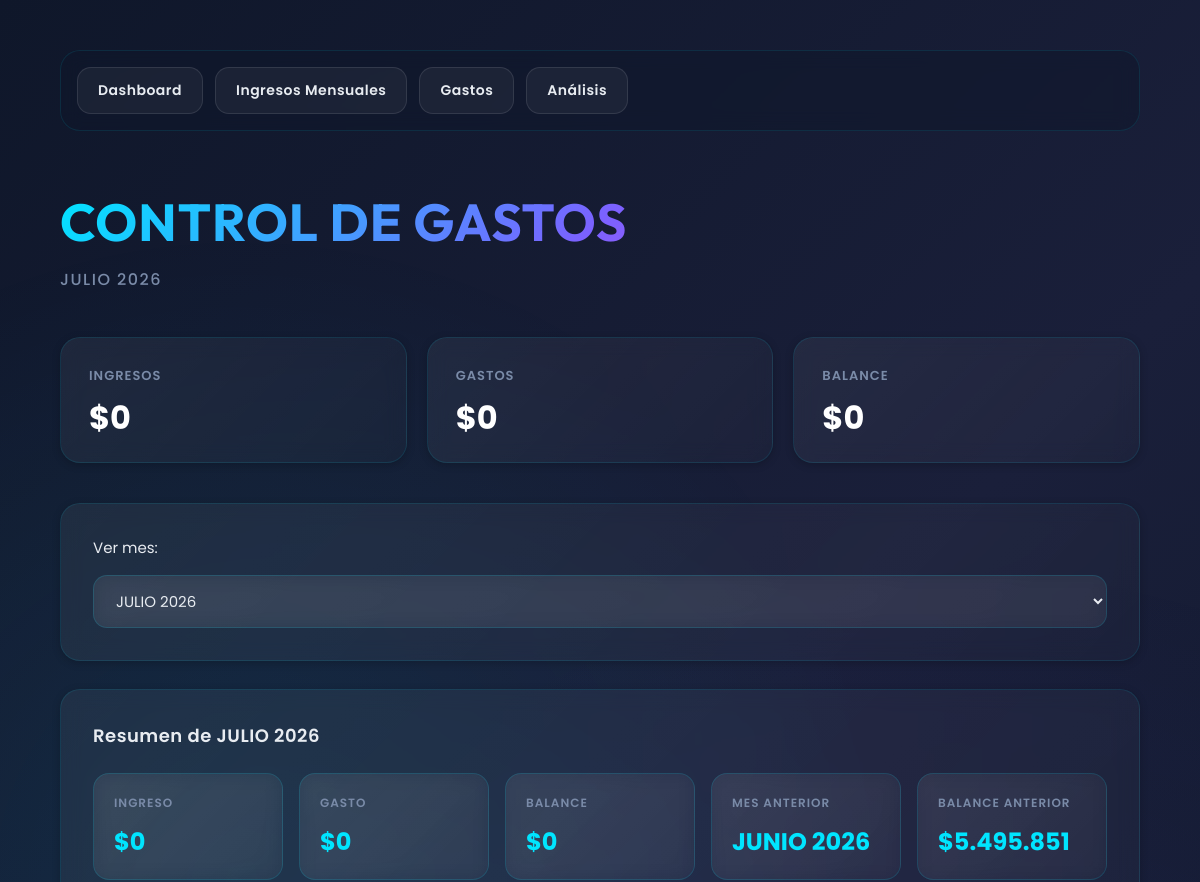
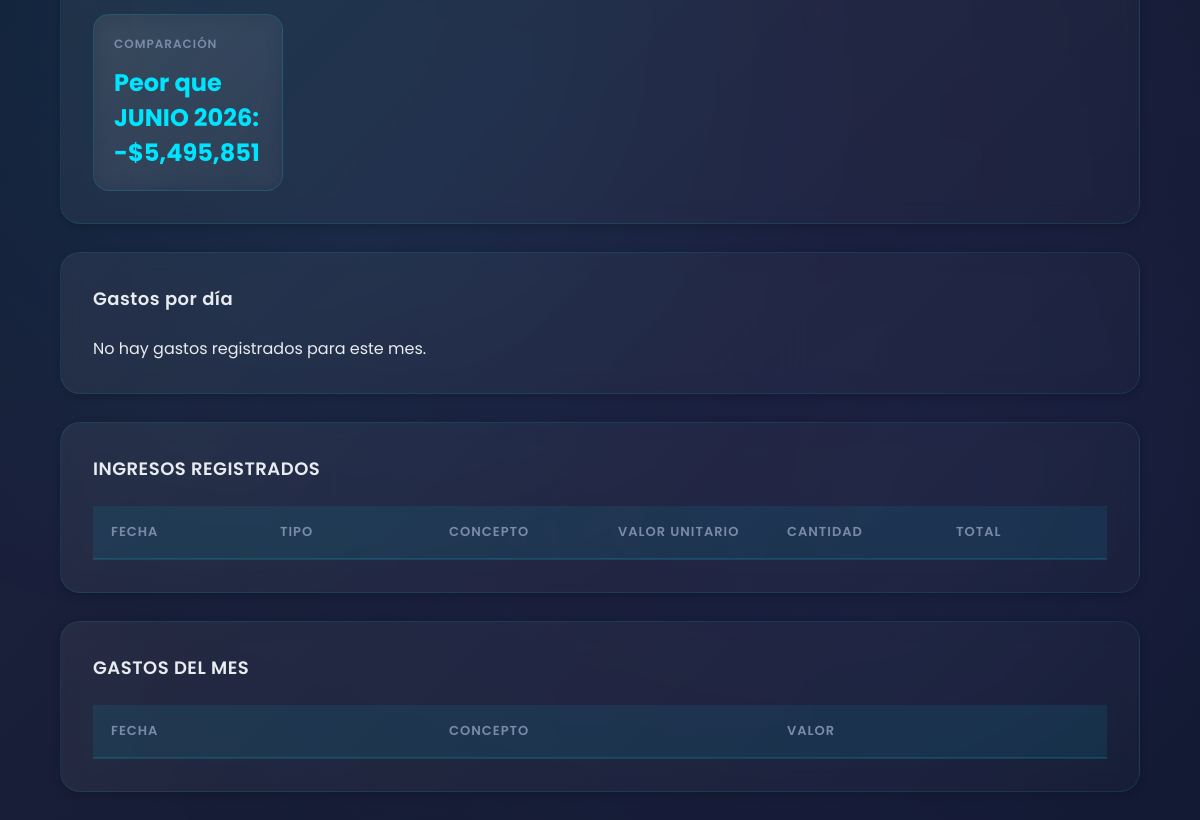
Before: / with the older database file (2 pictures, top to bottom).
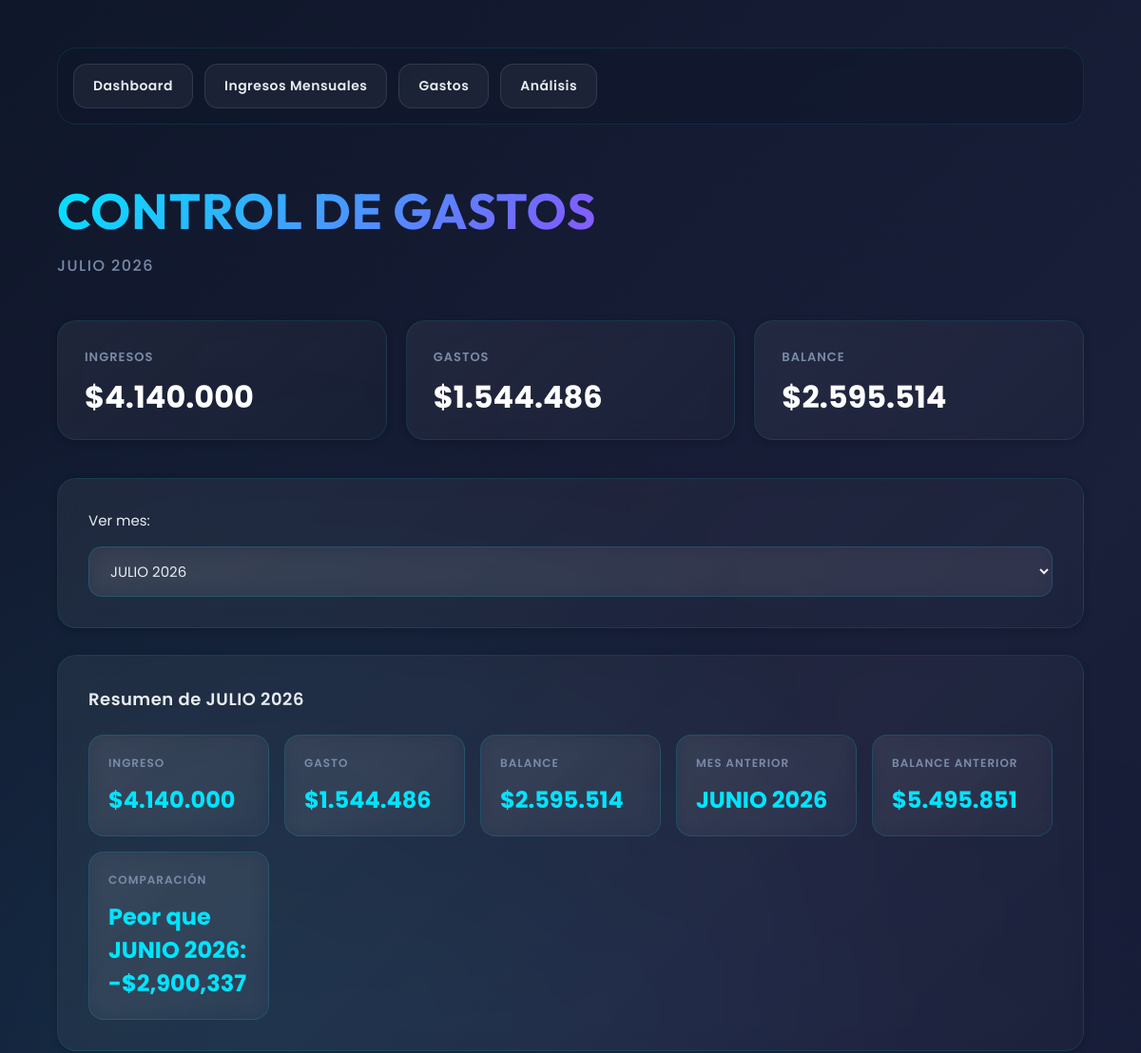
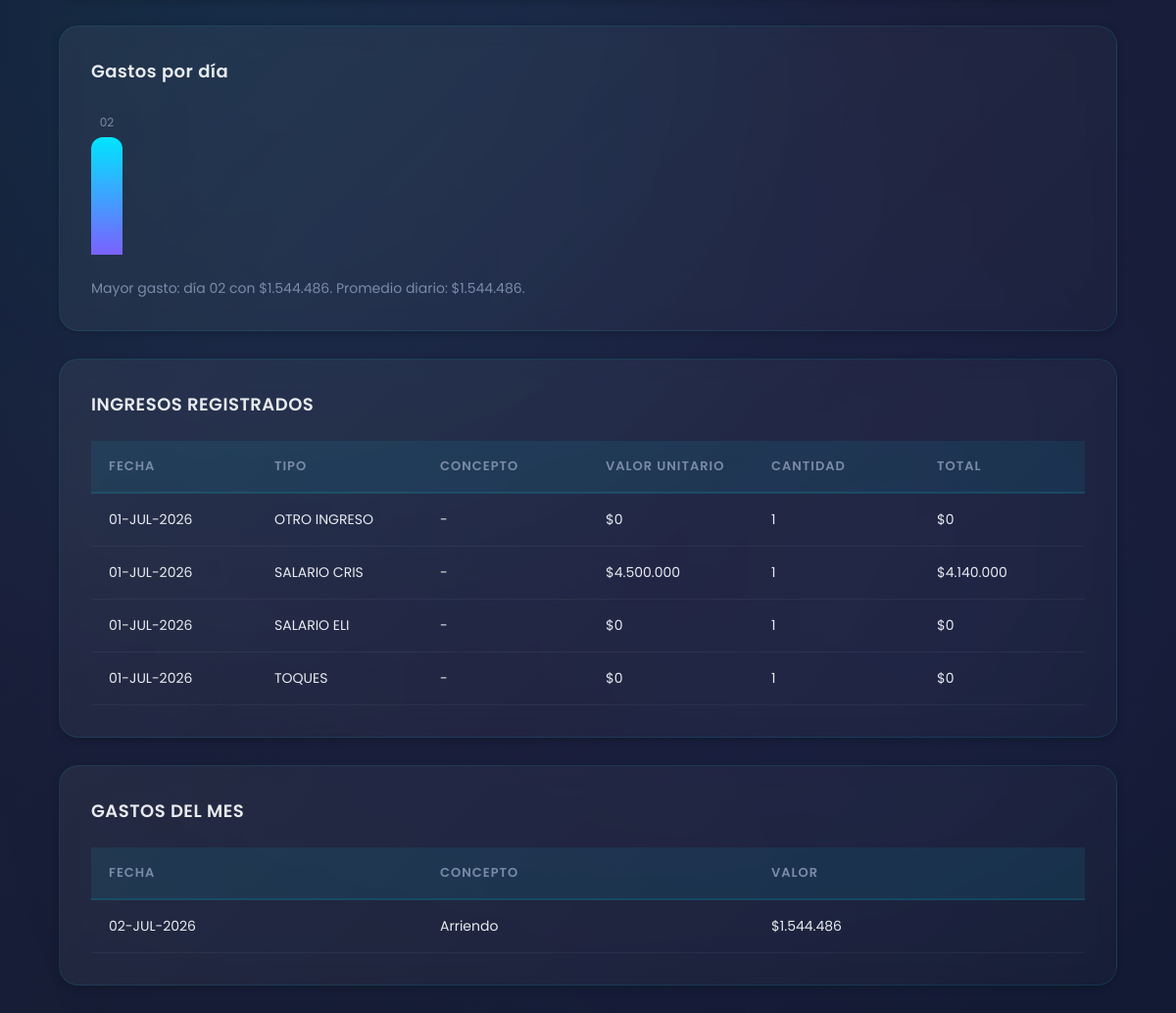
After: the same page with the newer database file (2 pictures, top to bottom).
### tables this page shows
CREATE TABLE ingresos (

        id INTEGER PRIMARY KEY AUTOINCREMENT,

        tipo_ingreso_id INTEGER,

        concepto_otro TEXT,

        valor_unitario REAL,

        cantidad INTEGER,

        total REAL,

        fecha TEXT, mes TEXT,

        FOREIGN KEY(tipo_ingreso_id)
        REFERENCES tipos_ingreso(id)
    );

CREATE TABLE tipos_ingreso (

        id INTEGER PRIMARY KEY AUTOINCREMENT,

        nombre TEXT UNIQUE NOT NULL,

        aplica_deduccion INTEGER NOT NULL,

        tipo_calculo TEXT NOT NULL,

        valor_unitario REAL DEFAULT 0
    );

CREATE TABLE gastos (

        id INTEGER PRIMARY KEY AUTOINCREMENT,

        concepto TEXT NOT NULL,

        valor REAL NOT NULL,

        fecha TEXT NOT NULL,

        mes TEXT NOT NULL
    );

### app.py (the view)
@app.route("/")
def index():
    conn = get_connection()
    cur = conn.cursor()
    requested_mes = request.args.get("mes")
    default_mes = format_mes_label(datetime.now())
    mes_actual = requested_mes or default_mes
    available_meses = set()
    for row in cur.execute("SELECT mes FROM gastos").fetchall():
        if row["mes"]:
            available_meses.add(row["mes"].strip())
    for row in cur.execute("SELECT mes FROM ingresos").fetchall():
        if row["mes"]:
            available_meses.add(row["mes"].strip())
    available_meses.add(default_mes)
    formatted_months = sorted(
        [m for m in available_meses if parse_mes_label(m)],
        key=lambda m: parse_mes_label(m),
        reverse=True
    )
    if not parse_mes_label(mes_actual):
        mes_actual = default_mes
    mes_anterior = get_previous_month_label(mes_actual)
    gastos = cur.execute("""
        SELECT *
        FROM gastos
        WHERE mes = ?
        ORDER BY fecha DESC
    """, (mes_actual,)).fetchall()
    ingresos = cur.execute("""
        SELECT
            ingresos.*,
            tipos_ingreso.nombre AS tipo_nombre,
            tipos_ingreso.tipo_calculo
        FROM ingresos
        INNER JOIN tipos_ingreso
        ON ingresos.tipo_ingreso_id = tipos_ingreso.id
        WHERE ingresos.mes = ?
        ORDER BY fecha DESC
    """, (mes_actual,)).fetchall()
    total_gastos = sum(g["valor"] for g in gastos)
    total_ingresos = sum(i["total"] for i in ingresos)
    balance = total_ingresos - total_gastos
    prev_totals = cur.execute("""
        SELECT
            SUM(total) AS ingresos,
            (SELECT SUM(valor) FROM gastos WHERE mes = ?) AS gastos
        FROM ingresos
        WHERE mes = ?
    """, (mes_anterior, mes_anterior)).fetchone()
    prev_ingresos = prev_totals["ingresos"] or 0
    prev_gastos = prev_totals["gastos"] or 0
    prev_balance = prev_ingresos - prev_gastos
    balance_diff = balance - prev_balance
    if mes_anterior:
        if balance_diff > 0:
            comparacion_text = f"Mejor que {mes_anterior}: +${balance_diff:,.0f}"
        elif balance_diff < 0:
            comparacion_text = f"Peor que {mes_anterior}: -${abs(balance_diff):,.0f}"
        else:
            comparacion_text = f"Igual al mes anterior {mes_anterior}."
    else:
        comparacion_text = "No hay comparación con mes anterior disponible."
    gastos_por_dia_rows = cur.execute("""
        SELECT fecha, SUM(valor) AS total
        FROM gastos
        WHERE mes = ?
        GROUP BY fecha
        ORDER BY fecha ASC
    """, (mes_actual,)).fetchall()
    gastos_por_dia = []
    max_total = max((row["total"] for row in gastos_por_dia_rows), default=0)
    for row in gastos_por_dia_rows:
        fecha_obj = datetime.strptime(row["fecha"], "%Y-%m-%d")
        day_label = fecha_obj.strftime("%d")
        altura = int((row["total"] / max_total) * 120) if max_total > 0 else 10
        gastos_por_dia.append({
            "day": day_label,
            "total": row["total"],
            "height": altura
        })
    mayor_dia_gasto = None
    if gastos_por_dia:
        mayor_dia_gasto = max(gastos_por_dia, key=lambda item: item["total"])
    dias_con_gasto = len(gastos_por_dia)
    gasto_promedio = total_gastos / dias_con_gasto if dias_con_gasto else 0
    tipos_ingreso = cur.execute("SELECT * FROM tipos_ingreso ORDER BY nombre").fetchall()
    conn.close()
    return render_template(
        "index.html",
        gastos=gastos,
        ingresos=ingresos,
        tipos_ingreso=tipos_ingreso,
        mes_actual=mes_actual,
        available_meses=formatted_months,
        total_gastos=total_gastos,
        total_ingresos=total_ingresos,
        balance=balance,
        mes_anterior=mes_anterior,
        prev_ingresos=prev_ingresos,
        prev_gastos=prev_gastos,
        prev_balance=prev_balance,
        comparacion_text=comparacion_text,
        gastos_por_dia=gastos_por_dia,
        mayor_dia_gasto=mayor_dia_gasto,
        gasto_promedio=gasto_promedio
    )

### app.py (called while the page is built)
def get_connection():
    conn = sqlite3.connect(DB)
    conn.row_factory = sqlite3.Row
    return conn

def parse_mes_label(mes_label):
    if not mes_label:
        return None
    parts = mes_label.strip().upper().split()
    if len(parts) != 2:
        return None
    name, year = parts
    month = SPANISH_MONTHS.get(name) or ENGLISH_MONTHS.get(name)
    if not month:
        return None
    try:
        return datetime(int(year), month, 1)
    except ValueError:
        return None

def format_mes_label(date_obj):
    return f"{MONTH_NAMES[date_obj.month]} {date_obj.year}"

def format_fecha_corta(date_obj):
    return f"{str(date_obj.day).zfill(2)}-{MONTH_ABBR[date_obj.month].upper()}-{date_obj.year}"

def format_pesos_colombianos(valor):
    return f"${valor:,.0f}".replace(",", ".")

def get_previous_month_label(mes_label):
    current = parse_mes_label(mes_label)
    if not current:
        return None
    prev = (current.replace(day=1) - timedelta(days=1)).replace(day=1)
    return format_mes_label(prev)

def format_fecha_filtro(value):
    if not value:
        return ''
    try:
        fecha_obj = datetime.strptime(value, "%Y-%m-%d")
        return format_fecha_corta(fecha_obj)
    except:
        return value

### templates/index.html (shortened to what this page needs)
<!DOCTYPE html>
<html lang="es">
<head>
    <link rel="stylesheet" href="{{ url_for('static', filename='style.css') }}">
</head>
<body>
<div class="container">
    <div class="topbar">
        <a href="/">Dashboard</a>
        <a href="/ingresos_mensuales">Ingresos Mensuales</a>
        <a href="/gastos">Gastos</a>
        <a href="/analisis">Análisis</a>
    </div>
    <h1>CONTROL DE GASTOS</h1>
    <h2>{{ mes_actual }}</h2>
    <div class="cards">
        <div class="card">
            <h3>INGRESOS</h3>
            <p>{{ total_ingresos|pesos }}</p>
        </div>
        <div class="card">
            <h3>GASTOS</h3>
            <p>{{ total_gastos|pesos }}</p>
        </div>
        <div class="card">
            <h3>BALANCE</h3>
            <p>{{ balance|pesos }}</p>
        </div>
    </div>
    <div class="box">
        <form method="GET" action="/">
            <label class="month-filter">
                <span>Ver mes:</span>
                <select name="mes" onchange="this.form.submit()">
                    {% for mes in available_meses %}
                    <option value="{{ mes }}" {% if mes == mes_actual %}selected{% endif %}>
                        {{ mes }}
                    </option>
                    {% endfor %}
                </select>
            </label>
        </form>
    </div>
    <div class="box">
        <h3>Resumen de {{ mes_actual }}</h3>
        <div class="stats-grid">
            <div class="stat-card">
                <strong>Ingreso</strong>
                <p>{{ total_ingresos|pesos }}</p>
            </div>
            <div class="stat-card">
                <strong>Gasto</strong>
                <p>{{ total_gastos|pesos }}</p>
            </div>
            <div class="stat-card">
                <strong>Balance</strong>
                <p>{{ balance|pesos }}</p>
            </div>
            <div class="stat-card">
                <strong>Mes anterior</strong>
                <p>{{ mes_anterior or 'N/A' }}</p>
            </div>
            <div class="stat-card">
                <strong>Balance anterior</strong>
                <p>{{ prev_balance|pesos }}</p>
            </div>
            <div class="stat-card">
                <strong>Comparación</strong>
                <p>{{ comparacion_text }}</p>
            </div>
        </div>
    </div>
    <div class="box">
        <h3>Gastos por día</h3>
        {% if gastos_por_dia %}
        <div class="chart-wrapper">
            {% for punto in gastos_por_dia %}
            <div class="chart-bar" style="height: {{ punto.height }}px;" title="Día {{ punto.day }}: {{ punto.total|pesos }}">
                <span>{{ punto.day }}</span>
            </div>
            {% endfor %}
        </div>
        <p class="chart-summary">
            Mayor gasto: día {{ mayor_dia_gasto.day }} con {{ mayor_dia_gasto.total|pesos }}.
            Promedio diario: {{ gasto_promedio|pesos }}.
        </p>
        {% else %}
        <p>No hay gastos registrados para este mes.</p>
        {% endif %}
    </div>
    <div class="box">
        <h3>INGRESOS REGISTRADOS</h3>
        <table class="table-6col">
            <thead>
                <tr>
                    <th>Fecha</th>
                    <th>Tipo</th>
                    <th>Concepto</th>
                    <th>Valor Unitario</th>
                    <th>Cantidad</th>
                    <th>Total</th>
                </tr>
            </thead>
            <tbody>
                {% for ingreso in ingresos %}
                <tr>
                    <td>{{ ingreso.fecha|fecha_corta }}</td>
                    <td>{{ ingreso.tipo_nombre }}</td>
                    <td>
                        {% if ingreso.concepto_otro %}
                            {{ ingreso.concepto_otro }}
                        {% else %}
                            -
                        {% endif %}
                    </td>
                    <td>{{ ingreso.valor_unitario|pesos }}</td>
                    <td>{{ ingreso.cantidad }}</td>
                    <td>{{ ingreso.total|pesos }}</td>
                </tr>
                {% endfor %}
            </tbody>
        </table>
    </div>
    <div class="box">
        <h3>GASTOS DEL MES</h3>
        <table class="table-3col">
            <thead>
                <tr>
                    <th>Fecha</th>
                    <th>Concepto</th>
                    <th>Valor</th>
                </tr>
            </thead>
            <tbody>
                {% for gasto in gastos %}
                <tr>
                    <td>{{ gasto.fecha|fecha_corta }}</td>
                    <td>{{ gasto.concepto }}</td>
                    <td>{{ gasto.valor|pesos }}</td>
                </tr>
                {% endfor %}
            </tbody>
        </table>
    </div>
</div>
</body>
</html>

Changed rows visible on the page:
added ingresos: fecha|fecha_corta "01-JUL-2026", tipo_nombre "OTRO INGRESO", valor_unitario|pesos "$0", cantidad "1", total|pesos "$0"
added ingresos: fecha|fecha_corta "01-JUL-2026", tipo_nombre "SALARIO CRIS", valor_unitario|pesos "$4.500.000", cantidad "1", total|pesos "$4.140.000"
added ingresos: fecha|fecha_corta "01-JUL-2026", tipo_nombre "SALARIO ELI", valor_unitario|pesos "$0", cantidad "1", total|pesos "$0"
added ingresos: fecha|fecha_corta "01-JUL-2026", tipo_nombre "TOQUES", valor_unitario|pesos "$0", cantidad "1", total|pesos "$0"
added gastos: fecha|fecha_corta "02-JUL-2026", concepto "Arriendo", valor|pesos "$1.544.486"
Other visible differences:
{{ total_ingresos|pesos }}: "$0" → "$4.140.000"
{{ total_gastos|pesos }}: "$0" → "$1.544.486"
{{ balance|pesos }}: "$0" → "$2.595.514"
{{ comparacion_text }}: "Peor que JUNIO 2026: -$5,495,851" → "Peor que JUNIO 2026: -$2,900,337"
{{ mayor_dia_gasto.day }}: (not shown) → "02"
{{ mayor_dia_gasto.total|pesos }}: (not shown) → "$1.544.486"
{{ gasto_promedio|pesos }}: (not shown) → "$1.544.486"
new list line: "02"
text no longer shown: "No hay gastos registrados para este mes."
text now shown: "Mayor gasto: día con . Promedio diario: ."
